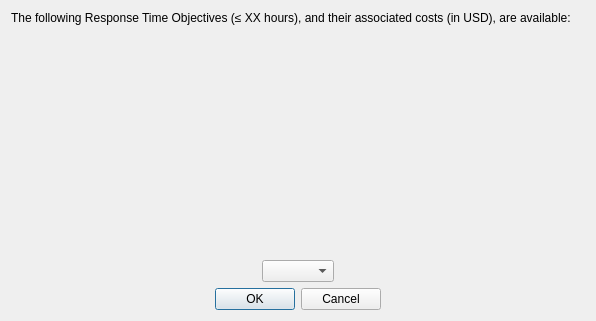
<?xml version="1.0" encoding="UTF-8"?>
<ui version="4.0">
 <class>InitDialog</class>
 <widget class="QDialog" name="InitDialog">
  <property name="geometry">
   <rect>
    <x>0</x>
    <y>0</y>
    <width>596</width>
    <height>321</height>
   </rect>
  </property>
  <property name="windowTitle">
   <string>Select Response Time Objective...</string>
  </property>
  <layout class="QVBoxLayout" name="verticalLayout">
   <item>
    <widget class="QLabel" name="label">
     <property name="text">
      <string>The following Response Time Objectives (≤ XX hours), and their associated costs (in USD), are available:</string>
     </property>
     <property name="wordWrap">
      <bool>true</bool>
     </property>
    </widget>
   </item>
   <item>
    <spacer name="verticalSpacerTop">
     <property name="orientation">
      <enum>Qt::Vertical</enum>
     </property>
     <property name="sizeHint" stdset="0">
      <size>
       <width>20</width>
       <height>80</height>
      </size>
     </property>
    </spacer>
   </item>
   <item>
    <layout class="QGridLayout" name="gridLayout"/>
   </item>
   <item>
    <spacer name="verticalSpacerBottom">
     <property name="orientation">
      <enum>Qt::Vertical</enum>
     </property>
     <property name="sizeHint" stdset="0">
      <size>
       <width>20</width>
       <height>79</height>
      </size>
     </property>
    </spacer>
   </item>
   <item>
    <layout class="QHBoxLayout" name="horizontalLayout">
     <item>
      <spacer name="comboBoxSpacerLeft">
       <property name="orientation">
        <enum>Qt::Horizontal</enum>
       </property>
       <property name="sizeHint" stdset="0">
        <size>
         <width>40</width>
         <height>20</height>
        </size>
       </property>
      </spacer>
     </item>
     <item>
      <widget class="QComboBox" name="comboBox"/>
     </item>
     <item>
      <spacer name="comboBoxSpacerRight">
       <property name="orientation">
        <enum>Qt::Horizontal</enum>
       </property>
       <property name="sizeHint" stdset="0">
        <size>
         <width>40</width>
         <height>20</height>
        </size>
       </property>
      </spacer>
     </item>
    </layout>
   </item>
   <item>
    <widget class="QDialogButtonBox" name="buttonBox">
     <property name="orientation">
      <enum>Qt::Horizontal</enum>
     </property>
     <property name="standardButtons">
      <set>QDialogButtonBox::Cancel|QDialogButtonBox::Ok</set>
     </property>
     <property name="centerButtons">
      <bool>true</bool>
     </property>
    </widget>
   </item>
  </layout>
  <zorder>buttonBox</zorder>
  <zorder>label</zorder>
  <zorder>comboBox</zorder>
  <zorder>comboBoxSpacerLeft</zorder>
  <zorder>comboBoxSpacerRight</zorder>
  <zorder>gridLayoutWidget</zorder>
  <zorder>comboBox</zorder>
  <zorder>verticalSpacerTop</zorder>
  <zorder>verticalSpacerBottom</zorder>
 </widget>
 <resources/>
 <connections>
  <connection>
   <sender>buttonBox</sender>
   <signal>accepted()</signal>
   <receiver>InitDialog</receiver>
   <slot>accept()</slot>
   <hints>
    <hint type="sourcelabel">
     <x>248</x>
     <y>254</y>
    </hint>
    <hint type="destinationlabel">
     <x>157</x>
     <y>274</y>
    </hint>
   </hints>
  </connection>
  <connection>
   <sender>buttonBox</sender>
   <signal>rejected()</signal>
   <receiver>InitDialog</receiver>
   <slot>reject()</slot>
   <hints>
    <hint type="sourcelabel">
     <x>316</x>
     <y>260</y>
    </hint>
    <hint type="destinationlabel">
     <x>286</x>
     <y>274</y>
    </hint>
   </hints>
  </connection>
 </connections>
</ui>
